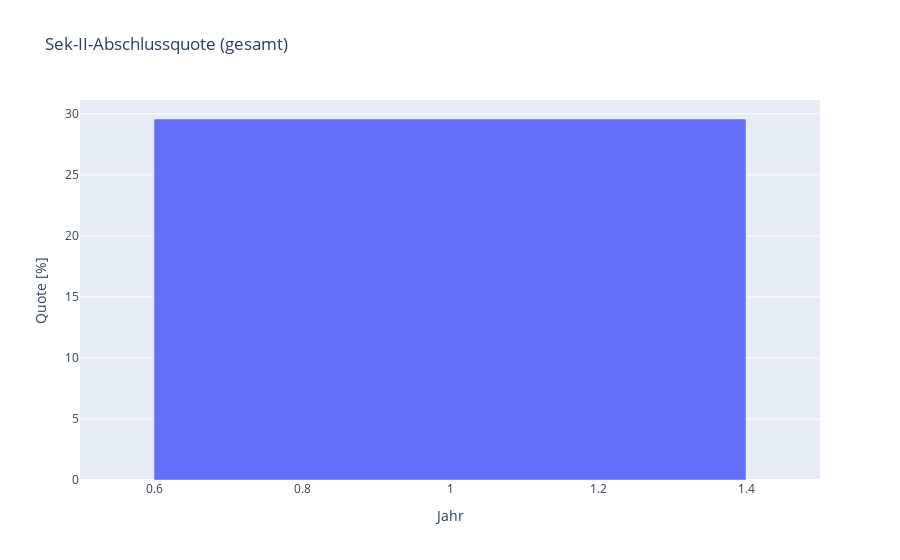

Source (notebook cell):
### Code cell
df = pd.read_sql(text("""
    SELECT kohorte_id AS jahr,
           AVG(rate_abschluss_tot) AS abs_rate
    FROM fact_abschluss_stats
    GROUP BY kohorte_id
    ORDER BY kohorte_id
"""), eng)

px.bar(df, x="jahr", y="abs_rate",
       title="Sek-II-Abschlussquote (gesamt)",
       labels={"jahr":"Jahr", "abs_rate":"Quote [%]"}).show()

### Figure 1 — Plotly figure (JSON) as saved in the notebook; plotly's stock layout.template omitted (floating-point values rounded to 4 significant figures)
{"data": [{"hovertemplate": "Jahr=%{x}<br>Quote [%]=%{y}<extra></extra>", "legendgroup": "", "marker": {"color": "#636efa", "pattern": {"shape": ""}}, "name": "", "orientation": "v", "showlegend": false, "textposition": "auto", "type": "bar", "x": [1], "xaxis": "x", "y": [29.58], "yaxis": "y"}], "layout": {"barmode": "relative", "legend": {"tracegroupgap": 0}, "title": {"text": "Sek-II-Abschlussquote (gesamt)"}, "xaxis": {"anchor": "y", "domain": [0, 1], "title": {"text": "Jahr"}}, "yaxis": {"anchor": "x", "domain": [0, 1], "title": {"text": "Quote [%]"}}}}
